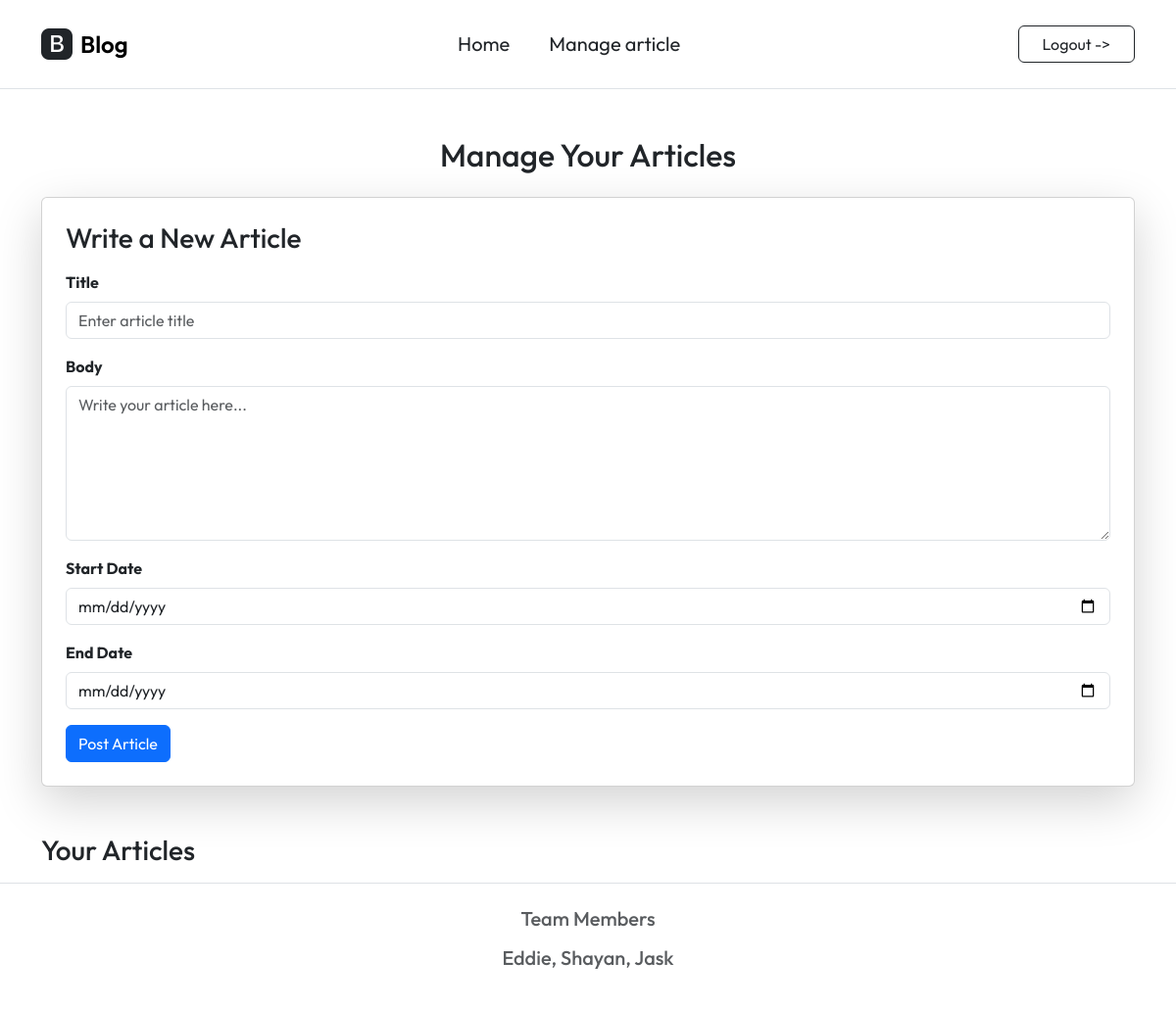
Page /write.php (signed in) on the earlier database version.
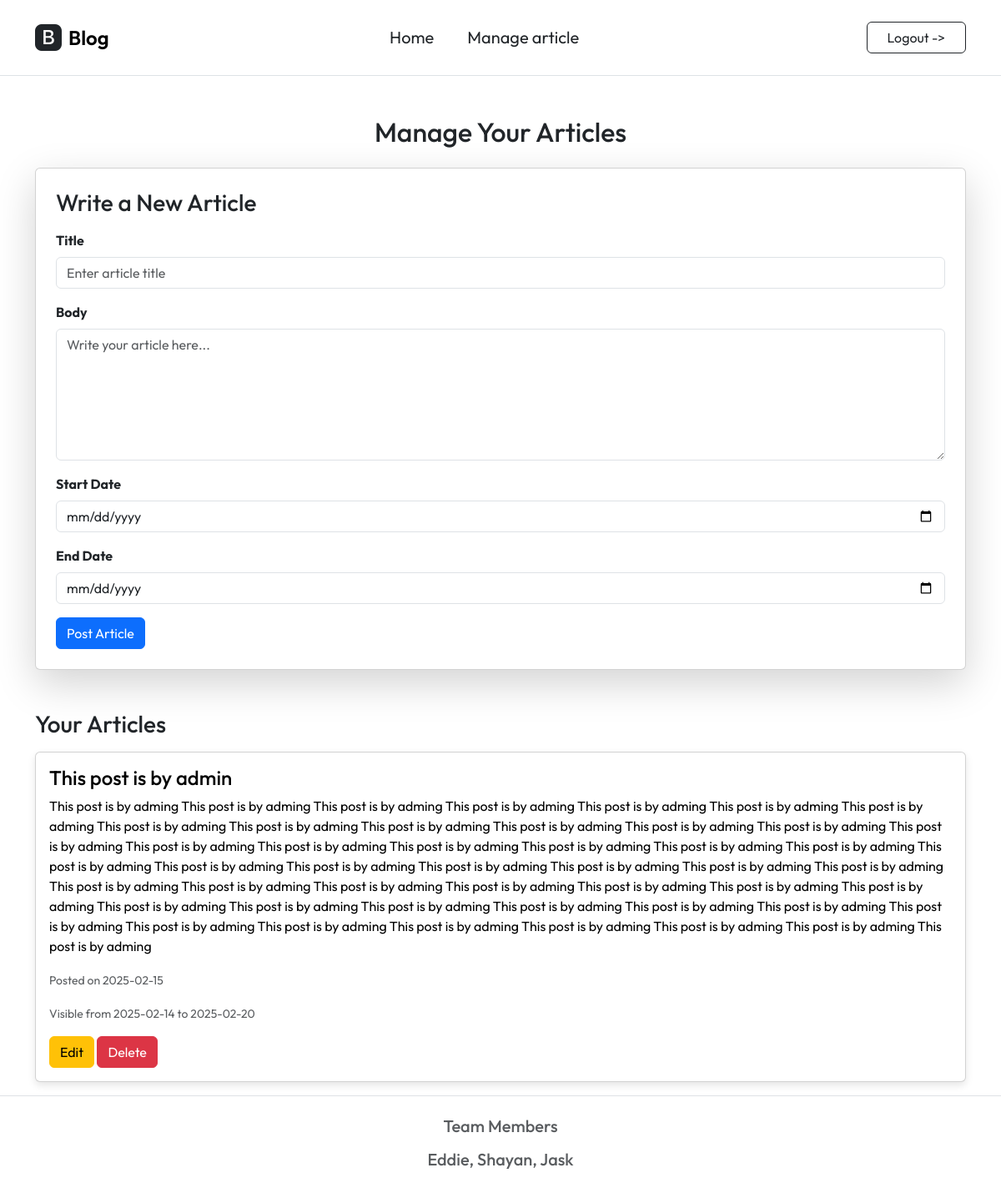
Same page on the later database version.
### tables this page shows
CREATE TABLE Articles (
    ArticleId INTEGER PRIMARY KEY AUTOINCREMENT,
    ArticleTitle VARCHAR(80),
    ArticleBody VARCHAR(500),

    CreateDate DATE,
    StartDate DATE,
    EndDate DATE,

    ContributerUsername VARCHAR(80)
);

### write.php (the view, shortened to what this page needs)
<?php
$db = new SQLite3('info.db');
$username = $_SESSION['username'];
$articles = $db->query("SELECT * FROM Articles WHERE ContributerUsername = '$username' ORDER BY CreateDate DESC");
?>
<?php include('./inc/inc_header.php'); ?>
<div class="container mt-5">
    <h2 class="text-center mb-4">Manage Your Articles</h2>
    <div class="card shadow-lg p-4 mb-5">
        <h3 class="mb-3">Write a New Article</h3>
        <form method="post">
            <div class="mb-3">
                <label for="article_title" class="form-label fw-bold">Title</label>
                <input type="text" class="form-control" name="article_title" id="article_title" required placeholder="Enter article title">
            </div>
            <div class="mb-3">
                <label for="article_body" class="form-label fw-bold">Body</label>
                <textarea class="form-control" name="article_body" id="article_body" rows="6" required placeholder="Write your article here..."></textarea>
            </div>
           <div class="mb-3">
            <label for="start_date" class="form-label fw-bold">Start Date</label>
            <input type="date" class="form-control" name="start_date" id="start_date" required>
        </div>
        <div class="mb-3">
            <label for="end_date" class="form-label fw-bold">End Date</label>
            <input type="date" class="form-control" name="end_date" id="end_date" required>
        </div>
            <button type="submit" name="create_article" class="btn btn-primary">Post Article</button>
        </form>
    </div>
    <h3 class="mb-3">Your Articles</h3>
    <?php while ($row = $articles->fetchArray(SQLITE3_ASSOC)) { ?>
        <div class="card mb-3">
            <div class="card-body">
                <h4 class="card-title"><?= htmlspecialchars($row['ArticleTitle']) ?></h4>
                <p class="card-text"><?= nl2br(htmlspecialchars($row['ArticleBody'])) ?></p>
                <p class="text-muted"><small>Posted on <?= $row['CreateDate'] ?></small></p>
                <p class="text-muted"><small>Visible from <?= $row['StartDate'] ?> to <?= $row['EndDate'] ?></small></p>
                <button class="btn btn-warning" onclick="editArticle('<?= $row['ArticleId'] ?>', '<?= htmlspecialchars($row['ArticleTitle']) ?>', '<?= htmlspecialchars($row['ArticleBody']) ?>', '<?= htmlspecialchars($row['StartDate']) ?>', '<?= htmlspecialchars($row['EndDate']) ?>')">Edit</button>
                <form method="post" class="d-inline">
                    <button type="submit" name="delete_article" class="btn btn-danger" onclick="return confirm('Are you sure you want to delete this article?');">Delete</button>
                </form>
            </div>
        </div>
    <?php } ?>
</div>
<?php include('./inc/inc_footer.php'); ?>

### inc/inc_header.php (shortened to what this page needs)
<!DOCTYPE html>
<html lang="en">
<head>
    <link href="https://cdn.jsdelivr.net/npm/bootstrap@5.3.3/dist/css/bootstrap.min.css" rel="stylesheet">
    <link rel="stylesheet" href="https://cdn.jsdelivr.net/npm/bootstrap-icons@1.11.0/font/bootstrap-icons.css">
    <link rel="stylesheet" href="inc/style.css">
</head>
<body>
    <nav class="navbar navbar-expand-lg bg-white border-bottom py-3">
        <div class="container">
            <a class="navbar-brand d-flex align-items-center" href="home.php">
                <i class="bi bi-bootstrap-fill fs-2 text-dark me-2"></i>
                <span class="fs-4 fw-semibold">Blog</span>
            </a>
            <div class="collapse navbar-collapse" id="mainNav">
                <ul class="navbar-nav mx-auto gap-4">
                    <li class="nav-item">
                        <a class="nav-link text-dark fs-5" href="home.php">Home</a>
                    </li>
                    <?php if (isset($_SESSION['username'])) { ?>
                        <li class="nav-item">
                            <a class="nav-link text-dark fs-5" href="write.php">Manage article</a>
                        </li>
                    <?php } ?>
                </ul>
                <div class="d-flex ms-lg-4" id="nav-login">
                    <?php if (isset($_SESSION['username'])) { ?>
                        <a class="btn btn-outline-dark px-4" href="logout.php">
                            Logout ->
                        </a>
                    <?php } else { ?>
                        <a class="btn btn-outline-dark px-4" href="login.php">
                            Login ->
                        </a>
                    <?php } ?>
                </div>
            </div>
        </div>
    </nav>
</body>
</html>

### inc/inc_footer.php (shortened to what this page needs)
<!DOCTYPE html>
<html lang="en">
<head>
    <link href="https://cdn.jsdelivr.net/npm/bootstrap@5.3.3/dist/css/bootstrap.min.css" rel="stylesheet">
    <link rel="stylesheet" href="https://cdn.jsdelivr.net/npm/bootstrap-icons@1.11.0/font/bootstrap-icons.css">
</head>
<body class="d-flex flex-column min-vh-100">
    <footer class="mt-auto bg-white border-top">
        <div class="container main-content">
            <div class="row py-4 justify-content-center align-items-center">
                <div class="col-md-4 mb-4 mb-md-0 text-center">
                    <h5 class="mb-3 text-body-secondary">Team Members</h5>
                    <h5 class="mb-3 text-body-secondary">Eddie, Shayan, Jask</h5>
                </div>
            </div>
        </div>
    </footer>
</body>
</html>

### inc/style.css (style rules this page uses)
body { margin: 0; font-family: Arial, sans-serif; color: white; }
.card { background-color: white !important; border: 1px solid #e0e0e0; border-radius: 12px; box-shadow: 0 4px 10px rgba(0, 0, 0, 0.1); }
.card-body { color: #333; }
.card-title, .card-text { text-shadow: none !important; color: #000 !important; }
h2 { color: #333; margin-bottom: 1rem; }
.btn-primary { background: #007BFF; color: white; border: none; border-radius: 6px; font-size: 1rem; cursor: pointer; transition: 0.3s ease; padding: 10px 15px; display: inline-block; text-align: center; text-decoration: none; }

### inc/inc_header.php (style rules this page uses)
body { font-family: "Outfit", serif; font-optical-sizing: auto; font-style: normal; }
#nav-login .btn { font-family: "Outfit", sans-serif; font-weight: 500px; }

### inc/inc_footer.php (style rules this page uses)
body { font-family: "Outfit", sans-serif; }

Differences in the rows shown:
added articles: ArticleTitle "This post is by admin", ArticleBody "This post is by adming This post is by adming This post is by adming This post is by adming This post is by adming This post is by adming This post is by adming This post is by adming This post is by adming This post is by adming This post is by adming This post is by adming This post is by adming This post is by adming This post is by adming This post is by adming This post is by adming This post is by adming This post is by adming This post is by adming This post is by adming This post is by adming This post is by adming This post is by adming This post is by adming This post is by adming This post is by adming This post is by adming This post is by adming This post is by adming This post…", CreateDate "2025-02-15", StartDate "2025-02-14", EndDate "2025-02-20"
